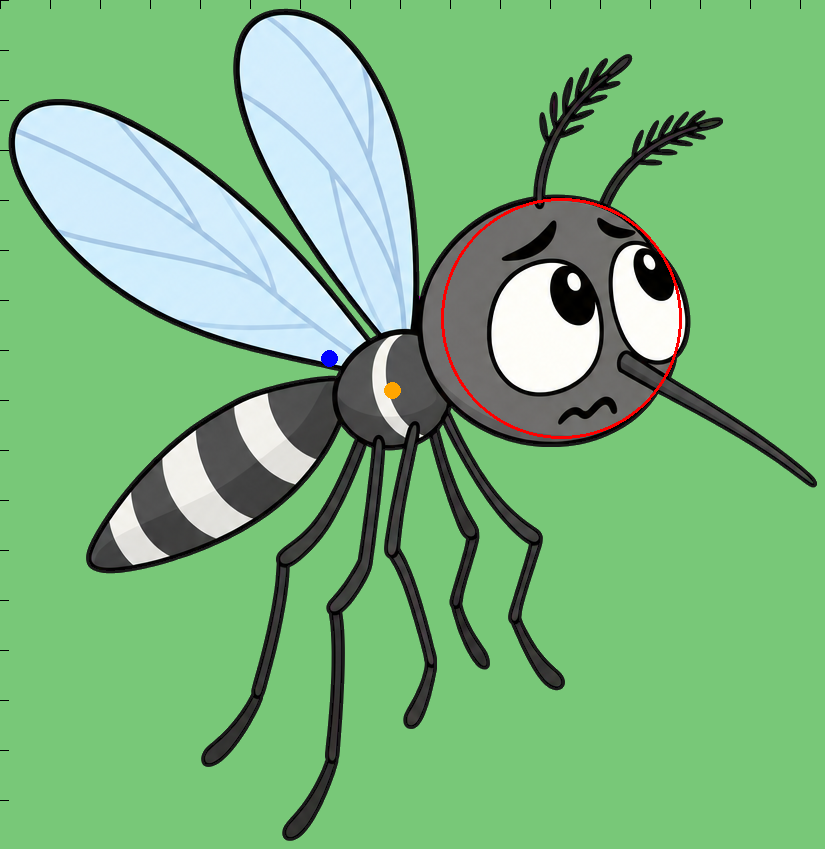
#> input picture shorts-studio/images/mosquito/qa_marks.png, 825 x 849 px
$ python thumbnail.py qa_marks.png qa_marks.png
#> lines starting #> are read from the running program, lines starting #| are printed output that depends on the picture
"""frame0.png -> thumbnail.png: question in big white letters with a thick black outline."""
import sys
from PIL import Image, ImageDraw, ImageFont
src, out = sys.argv[1], sys.argv[2]
im = Image.open(src).convert('RGB')
#> im is the input picture: PIL image 825x849 RGB; mean R, G, B 124.2, 182.4, 128
W, H = im.size
#> W = 825; H = 849
d = ImageDraw.Draw(im)
font = ImageFont.truetype('/usr/share/fonts/truetype/dejavu/DejaVuSans-Bold.ttf', 82)
lines = ["WHY DOESN'T RAIN", "KILL MOSQUITOES?"]
y = int(H * 0.83)
#> y = 704
for i, ln in enumerate(lines):
    fill = '#FFFFFF' if i < 1 else '#FFE24A'
    bb = d.textbbox((0, 0), ln, font=font, stroke_width=12)
    x = (W - (bb[2] - bb[0])) // 2
    d.text((x, y), ln, font=font, fill=fill, stroke_width=12, stroke_fill='#1d1a22')
    y += 108
#> this loop made 2 passes
#> (bb, x) on passes 1 to 2: ((-12, 4, 916, 90), -52), ((-12, 4, 905, 101), -46)
#> after the loop, y = 920
im.save(out)
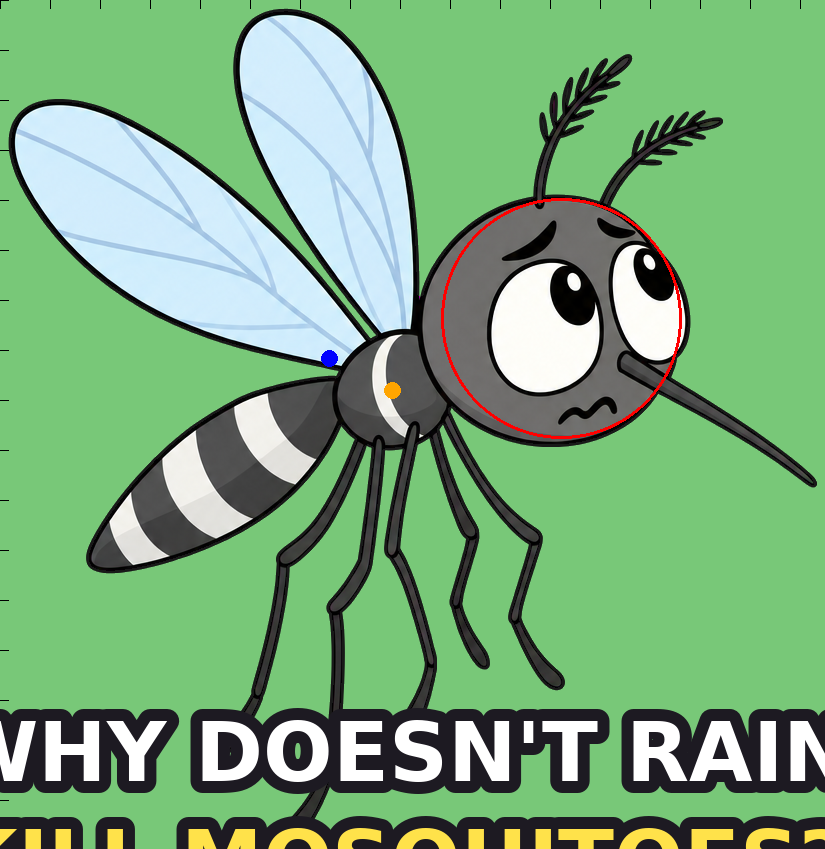
#> saved as qa_marks.png: PIL image 825x849 RGB; mean R, G, B 123.5, 171.8, 125.7
print(out, im.size)
#| qa_marks.png (825, 849)
